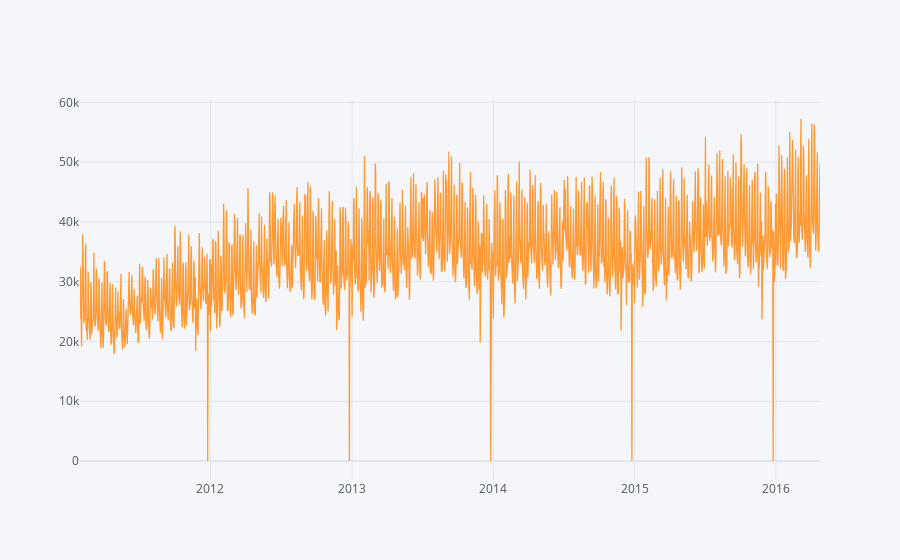

Here is the notebook cell this chart was saved with:
### Code cell
df_total.iplot()

### Figure 1 — Plotly figure (JSON) as saved in the notebook; plotly's stock layout.template omitted (floating-point values rounded to 4 significant figures; data arrays with more than 128 entries replaced by an {"elided": "..."} marker saying what was removed)
{"data": [{"line": {"color": "rgba(255, 153, 51, 1.0)", "dash": "solid", "shape": "linear", "width": 1.3}, "mode": "lines", "name": "total", "text": "", "type": "scatter", "x": {"elided": "1913 str values"}, "y": {"elided": "1913 int values"}}], "layout": {"autosize": true, "legend": {"bgcolor": "#F5F6F9", "font": {"color": "#4D5663"}}, "paper_bgcolor": "#F5F6F9", "plot_bgcolor": "#F5F6F9", "title": {"font": {"color": "#4D5663"}}, "xaxis": {"autorange": true, "gridcolor": "#E1E5ED", "range": ["2011-01-29", "2016-04-24"], "showgrid": true, "tickfont": {"color": "#4D5663"}, "title": {"font": {"color": "#4D5663"}, "text": ""}, "type": "date", "zerolinecolor": "#E1E5ED"}, "yaxis": {"autorange": true, "gridcolor": "#E1E5ED", "range": [-3167.0, 60400.0], "showgrid": true, "tickfont": {"color": "#4D5663"}, "title": {"font": {"color": "#4D5663"}, "text": ""}, "type": "linear", "zerolinecolor": "#E1E5ED"}}}
